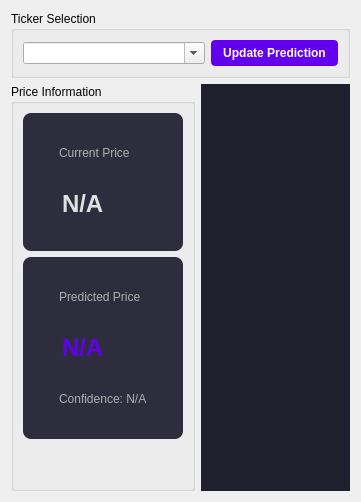
          <widget class="QWidget" name="predictionTab">
           <attribute name="title">
            <string>Predictions</string>
           </attribute>
           <layout class="QVBoxLayout" name="predictionTabLayout">
            <item>
             <widget class="QGroupBox" name="tickerGroupBox">
              <property name="title">
               <string>Ticker Selection</string>
              </property>
              <layout class="QHBoxLayout" name="horizontalLayout">
               <item>
                <widget class="QComboBox" name="tickerComboBox">
                 <property name="minimumWidth">
                  <number>150</number>
                 </property>
                 <property name="editable">
                  <bool>true</bool>
                 </property>
                 <property name="placeholderText">
                  <string>Enter ticker (e.g. BTCUSDT)</string>
                 </property>
                </widget>
               </item>
               <item>
                <widget class="QPushButton" name="predictionButton">
                 <property name="sizePolicy">
                  <sizepolicy hsizetype="Preferred" vsizetype="Fixed">
                   <horstretch>0</horstretch>
                   <verstretch>0</verstretch>
                  </sizepolicy>
                 </property>
                 <property name="toolTip">
                  <string>Update price prediction.</string>
                 </property>
                 <property name="text">
                  <string>Update Prediction</string>
                 </property>
                 <property name="styleSheet">
                  <string>QPushButton { background-color: #6200EE; color: #FFFFFF; border-radius: 4px; padding: 6px 12px; font-weight: bold; }
QPushButton:hover { background-color: #7722FF; }
QPushButton:pressed { background-color: #5100C5; }
QPushButton:disabled { background-color: #1E1E2E; color: #B0B0B0; }</string>
                 </property>
                </widget>
               </item>
              </layout>
             </widget>
            </item>
            <item>
             <layout class="QHBoxLayout" name="predictionContentLayout">
              <item>
               <widget class="QGroupBox" name="priceInfoBox">
                <property name="maximumWidth">
                 <number>300</number>
                </property>
                <property name="title">
                 <string>Price Information</string>
                </property>
                <layout class="QVBoxLayout" name="priceInfoLayout">
                 <item>
                  <widget class="QFrame" name="currentPriceFrame">
                   <property name="frameShape">
                    <enum>QFrame::StyledPanel</enum>
                   </property>
                   <property name="styleSheet">
                    <string>QFrame { background-color: #2D2D3D; border-radius: 8px; padding: 12px; }</string>
                   </property>
                   <layout class="QVBoxLayout" name="currentPriceLayout">
                    <item>
                     <widget class="QLabel" name="currentPriceTitle">
                      <property name="text">
                       <string>Current Price</string>
                      </property>
                      <property name="styleSheet">
                       <string>font-size: 12px; color: #B0B0B0;</string>
                      </property>
                     </widget>
                    </item>
                    <item>
                     <widget class="QLabel" name="currentPriceLabel">
                      <property name="text">
                       <string>N/A</string>
                      </property>
                      <property name="styleSheet">
                       <string>font-size: 24px; font-weight: bold; color: #E0E0E0;</string>
                      </property>
                     </widget>
                    </item>
                   </layout>
                  </widget>
                 </item>
                 <item>
                  <widget class="QFrame" name="predictionFrame">
                   <property name="frameShape">
                    <enum>QFrame::StyledPanel</enum>
                   </property>
                   <property name="styleSheet">
                    <string>QFrame { background-color: #2D2D3D; border-radius: 8px; padding: 12px; }</string>
                   </property>
                   <layout class="QVBoxLayout" name="predictionLayout">
                    <item>
                     <widget class="QLabel" name="predictionTitle">
                      <property name="text">
                       <string>Predicted Price</string>
                      </property>
                      <property name="styleSheet">
                       <string>font-size: 12px; color: #B0B0B0;</string>
                      </property>
                     </widget>
                    </item>
                    <item>
                     <widget class="QLabel" name="predictionLabel">
                      <property name="text">
                       <string>N/A</string>
                      </property>
                      <property name="styleSheet">
                       <string>font-size: 24px; font-weight: bold; color: #6200EE;</string>
                      </property>
                     </widget>
                    </item>
                    <item>
                     <widget class="QLabel" name="confidenceLabel">
                      <property name="text">
                       <string>Confidence: N/A</string>
                      </property>
                      <property name="styleSheet">
                       <string>font-size: 12px; color: #B0B0B0;</string>
                      </property>
                     </widget>
                    </item>
                   </layout>
                  </widget>
                 </item>
                 <item>
                  <spacer name="verticalSpacer">
                   <property name="orientation">
                    <enum>Qt::Vertical</enum>
                   </property>
                   <property name="sizeHint" stdset="0">
                    <size>
                     <width>20</width>
                     <height>40</height>
                    </size>
                   </property>
                  </spacer>
                 </item>
                </layout>
               </widget>
              </item>
              <item>
               <widget class="PlotWidget" name="predictionGraph" native="true">
                <property name="minimumSize">
                 <size>
                  <width>0</width>
                  <height>400</height>
                 </size>
                </property>
                <property name="styleSheet">
                 <string>background-color: #1F1F2E;</string>
                </property>
               </widget>
              </item>
             </layout>
            </item>
           </layout>
          </widget>
